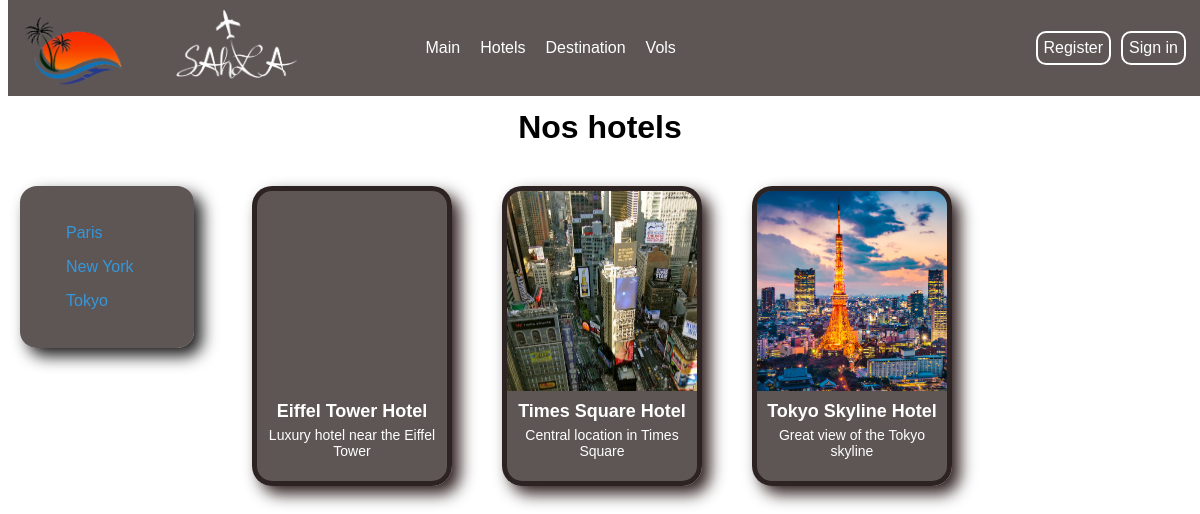
Page /hotels.php on the committed database.
### tables this page shows
CREATE TABLE Locations (
    LocationID INT PRIMARY KEY AUTO_INCREMENT,
    Name VARCHAR(255) NOT NULL,
    Description TEXT,
    ImageURL VARCHAR(255)
);

CREATE TABLE Hotels (
    HotelID INT PRIMARY KEY AUTO_INCREMENT,
    Name VARCHAR(255) NOT NULL,
    LocationID INT,
    Description TEXT,
    Price DECIMAL(10, 2),
    Rating DECIMAL(3, 2),
    ImageURLs JSON,  
    FOREIGN KEY (LocationID) REFERENCES Locations(LocationID)
);

### hotels.php (the view, shortened to what this page needs)
<!DOCTYPE html>
<html lang="en">
<head>
    <link rel="stylesheet" href="assets/css/header.css">
    <link rel="stylesheet" href="assets/css/shop.css">
</head>
<body>
    <?php
    include 'header.php';
    ?>
    <center>
        <h1>Nos hotels</h1>
    </center>
    <div class="container">
        <div id="cat">
            <?PHP
            $GETLocationID = isset($_GET['LocationID']) ? $_GET['LocationID'] : null;
            require 'assets/db/connect.php';
            $sqlQuery = "SELECT LocationID,Name FROM locations";
            $result = mysqli_query($conn, $sqlQuery);
            if ($result) {
                while ($row = mysqli_fetch_assoc($result)) {
                    $LocationName = $row['Name'];
                    $LocationID = $row['LocationID'];
                    echo "<a href='?LocationID=$LocationID'";
                    if ($GETLocationID == $LocationID) {
                        echo " class='selected' ";
                    }
                    echo ">$LocationName</a>";
                }
            }
            ?>
        </div>
        <div id="Hotel-cards">
            <?php
            $sqlQuery = ($GETLocationID == null) ?
                'SELECT HotelID, Name, Description, ImageURLs FROM Hotels LIMIT 30' :
                "SELECT HotelID, Name, Description, ImageURLs FROM Hotels WHERE LocationID=$GETLocationID LIMIT 30";
            $result = mysqli_query($conn, $sqlQuery);
            if ($result) {
                while ($row = mysqli_fetch_assoc($result)) {
                    $hotelName = $row['Name'];
                    $hotelID = $row['HotelID'];
                    $hotelDescription = $row['Description'];
                    $imageURLs = json_decode($row['ImageURLs']);
                    $firstImageURL = './assets/Images/Hotels/hotel-' . $hotelID . '/' . $imageURLs[0] . '';
                    echo "<a href='hotel.php?hotel=$hotelID'><div class='Hotel-card'>";
                    echo '<div class="hotel-img" style="background-image: url(' . $firstImageURL . ');"></div>';
                    echo '<div class="hotel-name">' . $hotelName . '</div>';
                    echo '<div class="hotel-desc">' . $hotelDescription . '</div>';
                    echo '</div></a>';
                }
            } else {
                echo "Error: " . mysqli_error($yourDbConnection);
            }
            ?>
        </div>
    </div>
</body>
</html>

### header.php (shortened to what this page needs)
<link rel="stylesheet" href="assets/css/header.css">
<header class="header">
    <div class="left-side">
        <div class="logo">
            <img src="./assets/Images/sahlaa-removebg-preview (1).png" alt="logo" class="logo_img">
            <div class="logo_name">
                <a href="index.php"><img src="./assets/Images/NL.png" alt="logo" class="logo_img"></a>
            </div>
        </div>
        <div class="nav-links">
            <a href="index.php">Main</a>
            <a href="hotels.php">Hotels</a>
            <a href="destinations.php">Destination</a>
            <a href="vols.php">Vols</a>
        </div>
    </div>
    <div class="right-side">
        <div class="account">
            <?php
            if (isset($_COOKIE['token'])) {
                require 'assets/db/connect.php';
                $token = $conn->real_escape_string($_COOKIE['token']);
                $sql = "SELECT username FROM users WHERE cookie = '$token'";
                $result = $conn->query($sql);
                if ($result->num_rows > 0) {
                    $row = $result->fetch_assoc();
                    $username = $row['username'];
                    echo "<a href='account.php'>Welcome $username!</a>";
                } else {
                    setcookie("token", "", time() - 3600, "/");
                }
                $conn->close();
            } else {
                echo '<a href="./sign up.html">Register</a>
                      <a href="./sign in.html">Sign in</a>';
            }
            ?>
        </div>
    </div>
</header>
<div id="space"></div>

### assets/css/header.css (style rules this page uses)
* { align-items: center; box-sizing: border-box; font-family: 'Rubik', sans-serif; }
a { color: white; text-decoration: none; }
header { background-color: rgba(26, 14, 14,0.7); position: fixed; top: 0; display: flex; justify-content: space-between; height: 12vh; width: 100vw; padding: 0 1vw; align-items: center; min-height: 50px; transition: 0.5s ease; z-index: 1000; }
.header a { text-decoration: none; color: #FFF; cursor: pointer; }
.left-side { display: flex; padding: 0px; margin: 0px; }
.logo { display: flex; gap: 10px; font-weight: bold; }
.logo img { height: 10vh; min-height: 30px; width: auto; height: 10vh; transition: 0.3s; }
.logo_name a { display: flex; }
.nav-links { display: flex; gap: 20px; margin-left: 100px; }
.nav-links a { transition: transform 0.3s; }
.account { display: flex; }
.right-side { display: flex; }
.account a { color: white; border: 2px solid white; border-radius: 10px; padding: 0.5vw; margin-right: 10px; transition: 0.3s ease; }
#space { height: 10vh; }

### assets/css/shop.css (style rules this page uses)
body { background-image: url('../Images/background.png'); background-size: cover; }
.container { min-height: 100vh; margin: 5vh 1vw; display: flex; align-items: flex-start; }
#cat { background: rgba(26, 14, 14,0.7); border-radius: 10%; padding: 30px 0; height: 100%; width: 15%; display: flex; flex-direction: column; align-items: start; box-shadow: 8px 8px 16px #1d1b1b; }
#cat a { margin-left: 30px; text-decoration: none; padding: 8px 16px; color: #3498db; border-radius: 5px; transition: background-color 0.3s, color 0.3s; }
#Hotel-cards { margin-left: 5%; width: 80%; display: flex; flex-wrap: wrap; gap: 50px; }
.Hotel-card { width: 200px; height: 300px; background-color: rgba(26, 14, 14,0.7); border: 5px solid rgba(26, 14, 14,0.7); font-family: 'Roboto', sans-serif; text-align: center; border-radius: 20px; overflow: hidden; cursor: pointer; box-shadow: 8px 8px 16px #2d1d1d; }
.hotel-img { width: 200px; height: 200px; background-image: url('../Images/Dubai.jpg'); background-size: cover; }
.hotel-name { font-size: 18px; font-weight: 550; margin-top: 10px; }
.hotel-desc { font-size: 14px; margin-top: 5px; }

### rows in the picture
locations: Name "Paris"
locations: Name "New York"
locations: Name "Tokyo"
hotels: Name "Eiffel Tower Hotel", Description "Luxury hotel near the Eiffel Tower"
hotels: shows a picture, Name "Times Square Hotel", Description "Central location in Times Square"
hotels: shows a picture, Name "Tokyo Skyline Hotel", Description "Great view of the Tokyo skyline"
